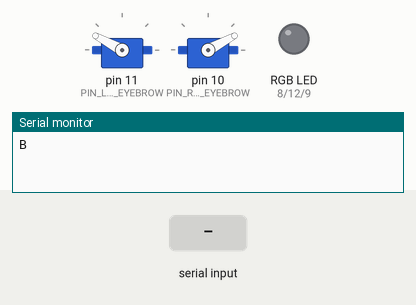
Simulated run of this sketch. Board: Arduino Uno, built with avr-gcc and run on an emulated ATmega328P. Shown: 2 × servo, an RGB LED mixed from three pins (HIGH = lit), the last lines printed to the serial monitor. The inputs (shaded band) are chosen by the test bench.

Above: at 2.2 s.
2.3 s: "R\n" received over Serial
At 2.9 s:
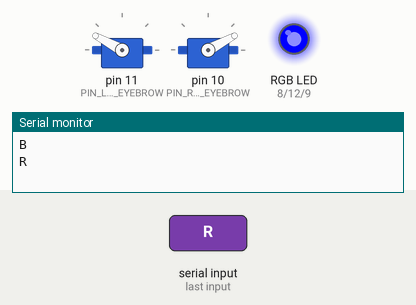
3.8 s: "2\n" received over Serial
At 5.0 s:
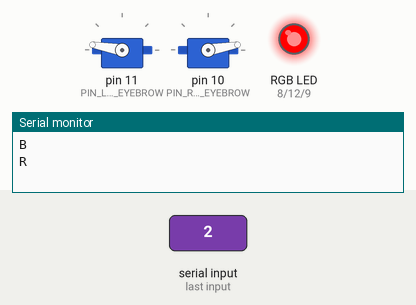
5.3 s: "3\n" received over Serial
At 6.4 s:
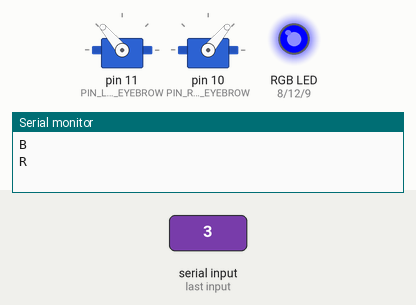
6.8 s: ">\n" received over Serial
At 7.5 s:
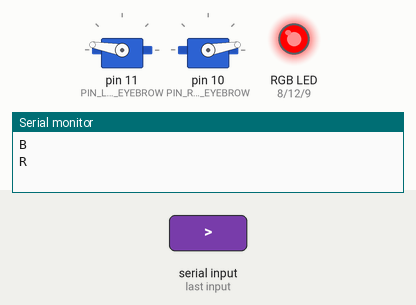
8.3 s: "(\n" received over Serial
At 8.6 s:
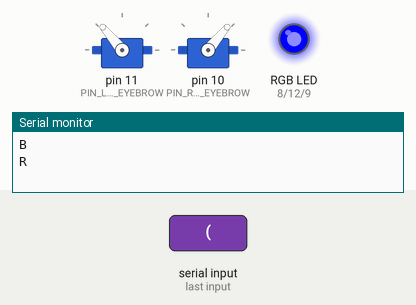
Timing chart, 0 to 10.8 s (numbered marks = the images above; inputs shaded):
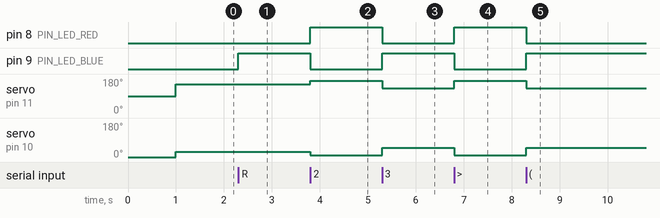

The sketch:

ganzbot-arduino.ino
```cpp
#include <Servo.h>

// Pins
#define PIN_LED_RED       8
#define PIN_LED_GREEN     12
#define PIN_LED_BLUE      9
#define PIN_LEFT_EYEBROW  11
#define PIN_RIGHT_EYEBROW 10

// 1200 bytes per second should be plenty
#define BAUD_RATE         9600

// How long to keep ganzbot looking "active"
#define SLEEP_DELAY       60000

// Eyebrow related configs
#define BROW_TWITCH_ANGLE 10
#define BROW_TWITCH_DELAY 1000
#define BROW_ANGRY        10
#define BROW_SAD          50
#define BROW_NEUTRAL      28

// Supported emotional states
enum Emotion {
  off = 0,
  neutral,
  angry,
  sad
};

Servo leftEyebrow;
Servo rightEyebrow;

// We need to keep track of the previous
// eyebrow angle for the right eyebrow twitch
int lastAngle;

// Timer for managing sleep mode
unsigned long sleepTimer;

// Current emotion
Emotion currentEmotion;

void setup() {
  Serial.begin(BAUD_RATE);
  Serial.print("B\n"); // Tell Ganzbot controller that we're online

  leftEyebrow.attach(PIN_LEFT_EYEBROW);
  rightEyebrow.attach(PIN_RIGHT_EYEBROW);

  pinMode(PIN_LED_RED, OUTPUT);
  pinMode(PIN_LED_GREEN, OUTPUT);
  pinMode(PIN_LED_BLUE, OUTPUT);

  setEmotion(off);
}

void resetSleepTimer() {
  sleepTimer = millis() + SLEEP_DELAY;
}

// Sets the angle of ganzbot's eyebrows
// accounting for eye twitch
void setEyebrows(int angle) {
  // The eye twitch
  if (lastAngle != BROW_NEUTRAL && angle == BROW_NEUTRAL) {
    rightEyebrow.write(lastAngle - BROW_TWITCH_ANGLE);
    delay(BROW_TWITCH_DELAY);
  }

  rightEyebrow.write(angle);
  leftEyebrow.write(180 - angle);
  lastAngle = angle;
}

// Sets the color of ganzbot's eyes.
// Since it's all high/low, only primary
// colors can be done.
void setRGB(bool r, bool g, bool b) {
  digitalWrite(PIN_LED_RED, r ? HIGH : LOW);
  digitalWrite(PIN_LED_GREEN, g ? HIGH : LOW);
  digitalWrite(PIN_LED_BLUE, b ? HIGH : LOW);
}

// Set's ganbot's current emotion
// Handles eyebrows and eyes
void setEmotion(Emotion emotion) {
  switch (emotion) {
    case off:
      setEyebrows(BROW_NEUTRAL);
      setRGB(false, false, false);
      break;
    case neutral:
      setEyebrows(BROW_NEUTRAL);
      setRGB(false, false, true);
      break;
    case angry:
      setEyebrows(BROW_ANGRY);
      setRGB(true, false, false);
      break;
    case sad:
      setEyebrows(BROW_SAD);
      setRGB(false, false, true);
      break;
  }

  // Reset the sleep timer
  resetSleepTimer();
  currentEmotion = emotion;
}

void loop() {
  unsigned long ticks = millis();
  // Sleep timer
  if (ticks > sleepTimer && currentEmotion != off) {
    Serial.println("Sleeping");
    setEmotion(off);
  }

  if (Serial.available() > 0) {

    // This is to get around Jeremy's limited command set
    // littered with new lines
    char cmd;
    while (Serial.available() > 0) {
      char data = Serial.read();
      if (data != '\n') {
        cmd = data;
      }
    }

    switch (cmd) {
      // Check both for the numeric value, the ASCII version
      // of said number, and BC derived from GanzBot.java
      case '0':
      case 0:
        setEmotion(off);
        break;
      case '1':
      case 1:
      case '|':
        setEmotion(neutral);
        break;
      case '2':
      case 2:
      case '>':
        setEmotion(angry);
        break;
      case '3':
      case 3:
      case '(':
        setEmotion(sad);
        break;

      // Ganzbot controller commands
      case 'R':
        // Ganzbot is about to speak
        setEmotion(neutral);
        Serial.print("R\n");
        break;
      case 'S':
        // Ganzbot controller is speaking
        setEmotion(angry);
        break;
      case 'E':
        // Ganzbot has finished speaking
        setEmotion(off);
        break;
    }
  }
}
```

Measured:
- after the input at 2.3 s, pin 9 (PIN_LED_BLUE): LOW → HIGH at once
- after the input at 3.8 s, pin 8 (PIN_LED_RED): LOW → HIGH at once; pin 9 (PIN_LED_BLUE): HIGH → LOW at once; servo on pin 11 (PIN_LEFT_EYEBROW): 152° → 170° at once; servo on pin 10 (PIN_RIGHT_EYEBROW): 28° → 10° at once
- after the input at 5.3 s, pin 8 (PIN_LED_RED): HIGH → LOW at once; pin 9 (PIN_LED_BLUE): LOW → HIGH at once; servo on pin 11 (PIN_LEFT_EYEBROW): 170° → 130° at once; servo on pin 10 (PIN_RIGHT_EYEBROW): 10° → 50° at once
- after the input at 6.8 s, pin 8 (PIN_LED_RED): LOW → HIGH at once; pin 9 (PIN_LED_BLUE): HIGH → LOW at once; servo on pin 11 (PIN_LEFT_EYEBROW): 130° → 170° at once; servo on pin 10 (PIN_RIGHT_EYEBROW): 50° → 10° at once
- after the input at 8.3 s, pin 8 (PIN_LED_RED): HIGH → LOW at once; pin 9 (PIN_LED_BLUE): LOW → HIGH at once; servo on pin 11 (PIN_LEFT_EYEBROW): 170° → 130° at once; servo on pin 10 (PIN_RIGHT_EYEBROW): 10° → 50° at once
